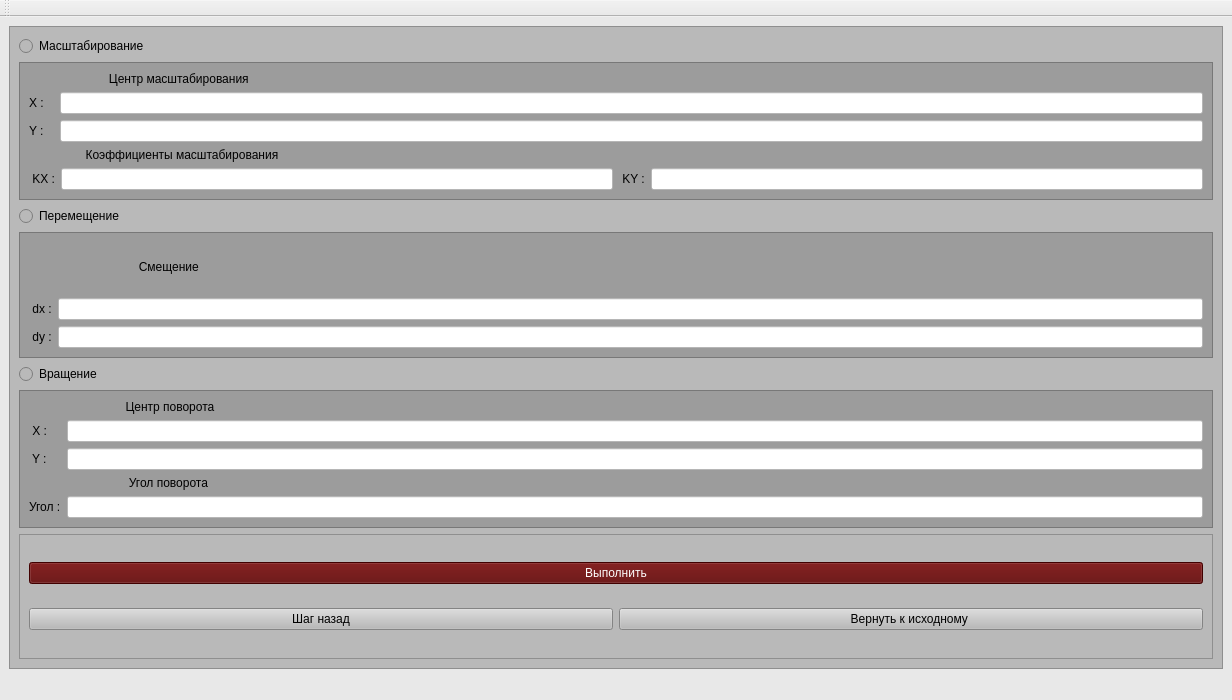
<?xml version="1.0" encoding="UTF-8"?>
<ui version="4.0">
 <class>MainWindow</class>
 <widget class="QMainWindow" name="MainWindow">
  <property name="geometry">
   <rect>
    <x>0</x>
    <y>0</y>
    <width>1232</width>
    <height>700</height>
   </rect>
  </property>
  <property name="windowTitle">
   <string>MainWindow</string>
  </property>
  <property name="styleSheet">
   <string notr="true">background-color: rgb(232, 232, 232)</string>
  </property>
  <widget class="QWidget" name="centralwidget">
   <layout class="QHBoxLayout" name="horizontalLayout">
    <item>
     <widget class="QFrame" name="frame">
      <property name="enabled">
       <bool>true</bool>
      </property>
      <property name="sizePolicy">
       <sizepolicy hsizetype="Preferred" vsizetype="Preferred">
        <horstretch>0</horstretch>
        <verstretch>0</verstretch>
       </sizepolicy>
      </property>
      <property name="styleSheet">
       <string notr="true">background-color:rgb(185, 185, 185)</string>
      </property>
      <property name="frameShape">
       <enum>QFrame::StyledPanel</enum>
      </property>
      <property name="frameShadow">
       <enum>QFrame::Raised</enum>
      </property>
      <layout class="QVBoxLayout" name="verticalLayout">
       <item>
        <widget class="QRadioButton" name="scaleRB">
         <property name="text">
          <string>Масштабирование </string>
         </property>
        </widget>
       </item>
       <item>
        <widget class="QFrame" name="scale_frame">
         <property name="styleSheet">
          <string notr="true">background-color:rgb(156, 156, 156)</string>
         </property>
         <property name="frameShape">
          <enum>QFrame::StyledPanel</enum>
         </property>
         <property name="frameShadow">
          <enum>QFrame::Raised</enum>
         </property>
         <layout class="QGridLayout" name="gridLayout">
          <item row="1" column="0">
           <widget class="QLabel" name="label">
            <property name="text">
             <string>X :</string>
            </property>
           </widget>
          </item>
          <item row="0" column="0" colspan="2">
           <layout class="QVBoxLayout" name="verticalLayout_4">
            <item>
             <widget class="QLabel" name="label_4">
              <property name="text">
               <string>                        Центр масштабирования</string>
              </property>
             </widget>
            </item>
           </layout>
          </item>
          <item row="1" column="1">
           <widget class="QLineEdit" name="scxlineEdit">
            <property name="enabled">
             <bool>true</bool>
            </property>
            <property name="sizePolicy">
             <sizepolicy hsizetype="Expanding" vsizetype="Preferred">
              <horstretch>0</horstretch>
              <verstretch>0</verstretch>
             </sizepolicy>
            </property>
            <property name="styleSheet">
             <string notr="true">background-color: rgb(255, 255, 255)</string>
            </property>
           </widget>
          </item>
          <item row="2" column="1">
           <widget class="QLineEdit" name="scylineEdit">
            <property name="styleSheet">
             <string notr="true">background-color: rgb(255, 255, 255)</string>
            </property>
           </widget>
          </item>
          <item row="4" column="0" colspan="2">
           <layout class="QGridLayout" name="gridLayout_2">
            <item row="1" column="3">
             <widget class="QLineEdit" name="kylineEdit">
              <property name="styleSheet">
               <string notr="true">background-color: rgb(255, 255, 255)</string>
              </property>
             </widget>
            </item>
            <item row="1" column="1">
             <widget class="QLineEdit" name="kxlineEdit">
              <property name="styleSheet">
               <string notr="true">background-color: rgb(255, 255, 255)</string>
              </property>
             </widget>
            </item>
            <item row="1" column="2">
             <widget class="QLabel" name="label_2">
              <property name="text">
               <string> KY :</string>
              </property>
             </widget>
            </item>
            <item row="1" column="0">
             <widget class="QLabel" name="label_5">
              <property name="text">
               <string> KX :</string>
              </property>
             </widget>
            </item>
           </layout>
          </item>
          <item row="2" column="0">
           <widget class="QLabel" name="label_3">
            <property name="text">
             <string>Y :   </string>
            </property>
           </widget>
          </item>
          <item row="3" column="0" colspan="2">
           <layout class="QGridLayout" name="gridLayout_5">
            <item row="0" column="0">
             <widget class="QLabel" name="label_14">
              <property name="text">
               <string>                 Коэффициенты масштабирования </string>
              </property>
             </widget>
            </item>
           </layout>
          </item>
         </layout>
        </widget>
       </item>
       <item>
        <widget class="QRadioButton" name="moveRB">
         <property name="text">
          <string>Перемещение </string>
         </property>
        </widget>
       </item>
       <item>
        <widget class="QFrame" name="move_frame">
         <property name="styleSheet">
          <string notr="true">background-color:rgb(156, 156, 156)</string>
         </property>
         <property name="frameShape">
          <enum>QFrame::StyledPanel</enum>
         </property>
         <property name="frameShadow">
          <enum>QFrame::Raised</enum>
         </property>
         <layout class="QGridLayout" name="gridLayout_3">
          <item row="1" column="1">
           <widget class="QLineEdit" name="dxlineEdit">
            <property name="styleSheet">
             <string notr="true">background-color: rgb(255, 255, 255)</string>
            </property>
           </widget>
          </item>
          <item row="2" column="1">
           <widget class="QLineEdit" name="dylineEdit">
            <property name="styleSheet">
             <string notr="true">background-color: rgb(255, 255, 255)</string>
            </property>
           </widget>
          </item>
          <item row="1" column="0">
           <widget class="QLabel" name="label_6">
            <property name="text">
             <string> dx :</string>
            </property>
           </widget>
          </item>
          <item row="2" column="0">
           <widget class="QLabel" name="label_7">
            <property name="text">
             <string> dy :</string>
            </property>
           </widget>
          </item>
          <item row="0" column="0" colspan="2">
           <layout class="QVBoxLayout" name="verticalLayout_5">
            <item>
             <widget class="QLabel" name="label_8">
              <property name="sizePolicy">
               <sizepolicy hsizetype="Preferred" vsizetype="Minimum">
                <horstretch>0</horstretch>
                <verstretch>0</verstretch>
               </sizepolicy>
              </property>
              <property name="text">
               <string>                                 Смещение</string>
              </property>
             </widget>
            </item>
           </layout>
          </item>
         </layout>
        </widget>
       </item>
       <item>
        <widget class="QRadioButton" name="turnRB">
         <property name="text">
          <string>Вращение </string>
         </property>
        </widget>
       </item>
       <item>
        <widget class="QFrame" name="turn_frame">
         <property name="styleSheet">
          <string notr="true">background-color:rgb(156, 156, 156)</string>
         </property>
         <property name="frameShape">
          <enum>QFrame::StyledPanel</enum>
         </property>
         <property name="frameShadow">
          <enum>QFrame::Raised</enum>
         </property>
         <layout class="QGridLayout" name="gridLayout_4">
          <item row="1" column="1">
           <widget class="QLineEdit" name="turnxlineEdit">
            <property name="styleSheet">
             <string notr="true">background-color: rgb(255, 255, 255)</string>
            </property>
           </widget>
          </item>
          <item row="2" column="0">
           <widget class="QLabel" name="label_10">
            <property name="text">
             <string> Y :</string>
            </property>
           </widget>
          </item>
          <item row="2" column="1">
           <widget class="QLineEdit" name="turnylineEdit">
            <property name="styleSheet">
             <string notr="true">background-color: rgb(255, 255, 255)
</string>
            </property>
           </widget>
          </item>
          <item row="0" column="0" colspan="2">
           <layout class="QVBoxLayout" name="verticalLayout_6">
            <item>
             <widget class="QLabel" name="label_11">
              <property name="sizePolicy">
               <sizepolicy hsizetype="Preferred" vsizetype="Minimum">
                <horstretch>0</horstretch>
                <verstretch>0</verstretch>
               </sizepolicy>
              </property>
              <property name="text">
               <string>                             Центр поворота</string>
              </property>
             </widget>
            </item>
           </layout>
          </item>
          <item row="1" column="0">
           <widget class="QLabel" name="label_9">
            <property name="text">
             <string> X :</string>
            </property>
           </widget>
          </item>
          <item row="3" column="0" colspan="2">
           <layout class="QVBoxLayout" name="verticalLayout_8">
            <item>
             <widget class="QLabel" name="label_12">
              <property name="sizePolicy">
               <sizepolicy hsizetype="Preferred" vsizetype="Minimum">
                <horstretch>0</horstretch>
                <verstretch>0</verstretch>
               </sizepolicy>
              </property>
              <property name="text">
               <string>                              Угол поворота</string>
              </property>
             </widget>
            </item>
           </layout>
          </item>
          <item row="4" column="1">
           <widget class="QLineEdit" name="anglelineEdit">
            <property name="styleSheet">
             <string notr="true">background-color:rgb(255, 255, 255)</string>
            </property>
           </widget>
          </item>
          <item row="4" column="0">
           <widget class="QLabel" name="label_13">
            <property name="text">
             <string>Угол :</string>
            </property>
           </widget>
          </item>
         </layout>
        </widget>
       </item>
       <item>
        <widget class="QFrame" name="butt_frame">
         <property name="frameShape">
          <enum>QFrame::StyledPanel</enum>
         </property>
         <property name="frameShadow">
          <enum>QFrame::Raised</enum>
         </property>
         <layout class="QGridLayout" name="gridLayout_6">
          <item row="1" column="1">
           <layout class="QHBoxLayout" name="horizontalLayout_3">
            <item>
             <widget class="QPushButton" name="stepBackButt">
              <property name="text">
               <string>Шаг назад</string>
              </property>
             </widget>
            </item>
            <item>
             <widget class="QPushButton" name="fisrtStateButt">
              <property name="text">
               <string>Вернуть к исходному </string>
              </property>
             </widget>
            </item>
           </layout>
          </item>
          <item row="0" column="1">
           <widget class="QPushButton" name="doButt">
            <property name="styleSheet">
             <string notr="true">font: 11pt &quot;Noto Serif Armenian&quot;;
background-color:rgb(91, 0, 0);
color:rgb(255, 255, 255)</string>
            </property>
            <property name="text">
             <string>Выполнить</string>
            </property>
           </widget>
          </item>
         </layout>
        </widget>
       </item>
      </layout>
     </widget>
    </item>
   </layout>
  </widget>
  <widget class="QStatusBar" name="statusbar"/>
  <widget class="QToolBar" name="toolBar">
   <property name="windowTitle">
    <string>toolBar</string>
   </property>
   <attribute name="toolBarArea">
    <enum>TopToolBarArea</enum>
   </attribute>
   <attribute name="toolBarBreak">
    <bool>false</bool>
   </attribute>
  </widget>
 </widget>
 <resources/>
 <connections/>
</ui>
